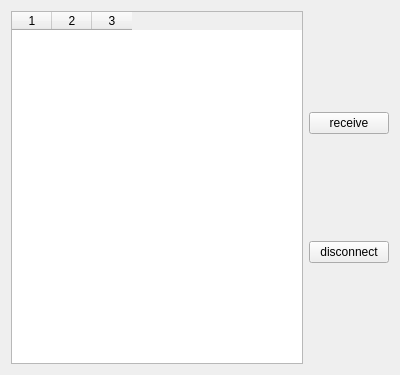
<?xml version="1.0" encoding="UTF-8"?>
<ui version="4.0">
 <class>receive_tab</class>
 <widget class="QWidget" name="receive_tab">
  <property name="geometry">
   <rect>
    <x>0</x>
    <y>0</y>
    <width>400</width>
    <height>375</height>
   </rect>
  </property>
  <property name="windowTitle">
   <string>Form</string>
  </property>
  <layout class="QHBoxLayout" name="horizontalLayout">
   <item>
    <widget class="QTableWidget" name="clients_list">
     <property name="dragDropOverwriteMode">
      <bool>false</bool>
     </property>
     <property name="selectionMode">
      <enum>QAbstractItemView::SingleSelection</enum>
     </property>
     <property name="selectionBehavior">
      <enum>QAbstractItemView::SelectRows</enum>
     </property>
     <property name="columnCount">
      <number>3</number>
     </property>
     <attribute name="horizontalHeaderCascadingSectionResizes">
      <bool>false</bool>
     </attribute>
     <attribute name="horizontalHeaderMinimumSectionSize">
      <number>40</number>
     </attribute>
     <attribute name="horizontalHeaderDefaultSectionSize">
      <number>40</number>
     </attribute>
     <attribute name="verticalHeaderVisible">
      <bool>false</bool>
     </attribute>
     <attribute name="verticalHeaderHighlightSections">
      <bool>false</bool>
     </attribute>
     <column/>
     <column/>
     <column/>
    </widget>
   </item>
   <item>
    <layout class="QVBoxLayout" name="verticalLayout">
     <item>
      <widget class="QPushButton" name="receive_btn">
       <property name="text">
        <string>receive</string>
       </property>
      </widget>
     </item>
     <item>
      <widget class="QPushButton" name="disconnect_btn">
       <property name="text">
        <string>disconnect</string>
       </property>
      </widget>
     </item>
    </layout>
   </item>
  </layout>
 </widget>
 <resources/>
 <connections/>
</ui>
